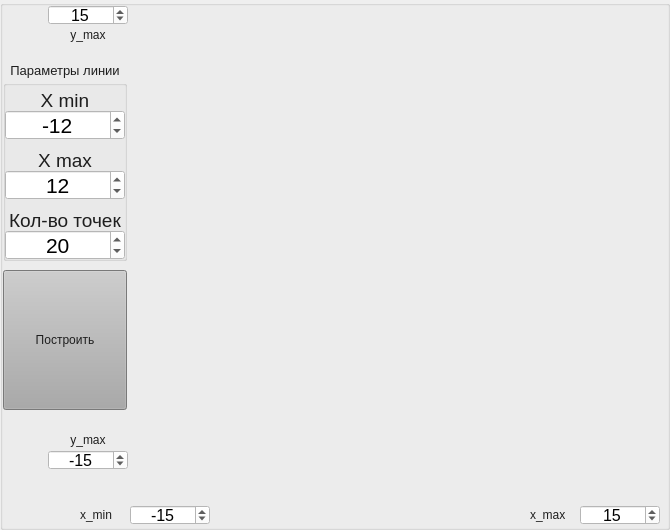
   <widget class="QGroupBox" name="gBox_graph">
    <property name="geometry">
     <rect>
      <x>0</x>
      <y>550</y>
      <width>670</width>
      <height>530</height>
     </rect>
    </property>
    <property name="title">
     <string/>
    </property>
    <widget class="QCustomPlot" name="widget" native="true">
     <property name="geometry">
      <rect>
       <x>130</x>
       <y>5</y>
       <width>535</width>
       <height>495</height>
      </rect>
     </property>
    </widget>
    <widget class="QSpinBox" name="spinBox_5">
     <property name="geometry">
      <rect>
       <x>130</x>
       <y>505</y>
       <width>80</width>
       <height>20</height>
      </rect>
     </property>
     <property name="font">
      <font>
       <family>Ubuntu</family>
       <pointsize>12</pointsize>
       <weight>50</weight>
       <italic>false</italic>
       <bold>false</bold>
      </font>
     </property>
     <property name="styleSheet">
      <string notr="true">font: 12pt &quot;Ubuntu&quot;;
background:rgb(255, 255, 255);</string>
     </property>
     <property name="alignment">
      <set>Qt::AlignCenter</set>
     </property>
     <property name="minimum">
      <number>-1000000</number>
     </property>
     <property name="maximum">
      <number>1000000</number>
     </property>
     <property name="value">
      <number>-15</number>
     </property>
    </widget>
    <widget class="QSpinBox" name="spinBox_6">
     <property name="geometry">
      <rect>
       <x>580</x>
       <y>505</y>
       <width>80</width>
       <height>20</height>
      </rect>
     </property>
     <property name="font">
      <font>
       <family>Ubuntu</family>
       <pointsize>12</pointsize>
       <weight>50</weight>
       <italic>false</italic>
       <bold>false</bold>
      </font>
     </property>
     <property name="styleSheet">
      <string notr="true">font: 12pt &quot;Ubuntu&quot;;
background:rgb(255, 255, 255);</string>
     </property>
     <property name="alignment">
      <set>Qt::AlignCenter</set>
     </property>
     <property name="minimum">
      <number>-1000000</number>
     </property>
     <property name="maximum">
      <number>1000000</number>
     </property>
     <property name="value">
      <number>15</number>
     </property>
    </widget>
    <widget class="QSpinBox" name="spinBox_7">
     <property name="geometry">
      <rect>
       <x>48</x>
       <y>450</y>
       <width>80</width>
       <height>20</height>
      </rect>
     </property>
     <property name="font">
      <font>
       <family>Ubuntu</family>
       <pointsize>12</pointsize>
       <weight>50</weight>
       <italic>false</italic>
       <bold>false</bold>
      </font>
     </property>
     <property name="styleSheet">
      <string notr="true">font: 12pt &quot;Ubuntu&quot;;
background:rgb(255, 255, 255);</string>
     </property>
     <property name="alignment">
      <set>Qt::AlignCenter</set>
     </property>
     <property name="minimum">
      <number>-1000000</number>
     </property>
     <property name="maximum">
      <number>1000000</number>
     </property>
     <property name="value">
      <number>-15</number>
     </property>
    </widget>
    <widget class="QSpinBox" name="spinBox_8">
     <property name="geometry">
      <rect>
       <x>48</x>
       <y>5</y>
       <width>80</width>
       <height>20</height>
      </rect>
     </property>
     <property name="font">
      <font>
       <family>Ubuntu</family>
       <pointsize>12</pointsize>
       <weight>50</weight>
       <italic>false</italic>
       <bold>false</bold>
      </font>
     </property>
     <property name="styleSheet">
      <string notr="true">font: 12pt &quot;Ubuntu&quot;;
background:rgb(255, 255, 255);</string>
     </property>
     <property name="alignment">
      <set>Qt::AlignCenter</set>
     </property>
     <property name="minimum">
      <number>-1000000</number>
     </property>
     <property name="maximum">
      <number>1000000</number>
     </property>
     <property name="value">
      <number>15</number>
     </property>
    </widget>
    <widget class="QGroupBox" name="groupBox_4">
     <property name="geometry">
      <rect>
       <x>3</x>
       <y>80</y>
       <width>124</width>
       <height>181</height>
      </rect>
     </property>
     <property name="title">
      <string/>
     </property>
     <widget class="QSpinBox" name="spinBox_9">
      <property name="geometry">
       <rect>
        <x>2</x>
        <y>30</y>
        <width>120</width>
        <height>30</height>
       </rect>
      </property>
      <property name="font">
       <font>
        <family>Ubuntu</family>
        <pointsize>16</pointsize>
        <weight>50</weight>
        <italic>false</italic>
        <bold>false</bold>
       </font>
      </property>
      <property name="styleSheet">
       <string notr="true">font: 16pt &quot;Ubuntu&quot;;
background:rgb(255, 255, 255);</string>
      </property>
      <property name="alignment">
       <set>Qt::AlignCenter</set>
      </property>
      <property name="minimum">
       <number>-1000000</number>
      </property>
      <property name="maximum">
       <number>1000000</number>
      </property>
      <property name="value">
       <number>-12</number>
      </property>
     </widget>
     <widget class="QSpinBox" name="spinBox_10">
      <property name="geometry">
       <rect>
        <x>2</x>
        <y>90</y>
        <width>120</width>
        <height>30</height>
       </rect>
      </property>
      <property name="font">
       <font>
        <family>Ubuntu</family>
        <pointsize>16</pointsize>
        <weight>50</weight>
        <italic>false</italic>
        <bold>false</bold>
       </font>
      </property>
      <property name="styleSheet">
       <string notr="true">font: 16pt &quot;Ubuntu&quot;;
background:rgb(255, 255, 255);</string>
      </property>
      <property name="alignment">
       <set>Qt::AlignCenter</set>
      </property>
      <property name="minimum">
       <number>-1000000</number>
      </property>
      <property name="maximum">
       <number>1000000</number>
      </property>
      <property name="value">
       <number>12</number>
      </property>
     </widget>
     <widget class="QSpinBox" name="spinBox_11">
      <property name="geometry">
       <rect>
        <x>2</x>
        <y>150</y>
        <width>120</width>
        <height>30</height>
       </rect>
      </property>
      <property name="font">
       <font>
        <family>Ubuntu</family>
        <pointsize>16</pointsize>
        <weight>50</weight>
        <italic>false</italic>
        <bold>false</bold>
       </font>
      </property>
      <property name="styleSheet">
       <string notr="true">font: 16pt &quot;Ubuntu&quot;;
background:rgb(255, 255, 255);</string>
      </property>
      <property name="alignment">
       <set>Qt::AlignCenter</set>
      </property>
      <property name="minimum">
       <number>0</number>
      </property>
      <property name="maximum">
       <number>1000</number>
      </property>
      <property name="singleStep">
       <number>10</number>
      </property>
      <property name="value">
       <number>20</number>
      </property>
     </widget>
     <widget class="QLabel" name="label_30">
      <property name="geometry">
       <rect>
        <x>4</x>
        <y>70</y>
        <width>116</width>
        <height>20</height>
       </rect>
      </property>
      <property name="font">
       <font>
        <family>Ubuntu</family>
        <pointsize>14</pointsize>
        <weight>50</weight>
        <italic>false</italic>
        <bold>false</bold>
       </font>
      </property>
      <property name="styleSheet">
       <string notr="true">font: 14pt &quot;Ubuntu&quot;;
color: rgb(30, 30, 30);</string>
      </property>
      <property name="text">
       <string>X max</string>
      </property>
      <property name="alignment">
       <set>Qt::AlignCenter</set>
      </property>
     </widget>
     <widget class="QLabel" name="label_31">
      <property name="geometry">
       <rect>
        <x>4</x>
        <y>130</y>
        <width>116</width>
        <height>20</height>
       </rect>
      </property>
      <property name="font">
       <font>
        <family>Ubuntu</family>
        <pointsize>14</pointsize>
        <weight>50</weight>
        <italic>false</italic>
        <bold>false</bold>
       </font>
      </property>
      <property name="styleSheet">
       <string notr="true">font: 14pt &quot;Ubuntu&quot;;
color: rgb(30, 30, 30);</string>
      </property>
      <property name="text">
       <string>Кол-во точек</string>
      </property>
      <property name="alignment">
       <set>Qt::AlignCenter</set>
      </property>
     </widget>
     <widget class="QLabel" name="label_28">
      <property name="geometry">
       <rect>
        <x>4</x>
        <y>10</y>
        <width>116</width>
        <height>20</height>
       </rect>
      </property>
      <property name="font">
       <font>
        <family>Ubuntu</family>
        <pointsize>14</pointsize>
        <weight>50</weight>
        <italic>false</italic>
        <bold>false</bold>
       </font>
      </property>
      <property name="styleSheet">
       <string notr="true">font: 14pt &quot;Ubuntu&quot;;
color: rgb(30, 30, 30);</string>
      </property>
      <property name="text">
       <string>X min</string>
      </property>
      <property name="alignment">
       <set>Qt::AlignCenter</set>
      </property>
     </widget>
    </widget>
    <widget class="QPushButton" name="pB_39">
     <property name="geometry">
      <rect>
       <x>3</x>
       <y>270</y>
       <width>124</width>
       <height>140</height>
      </rect>
     </property>
     <property name="sizePolicy">
      <sizepolicy hsizetype="Expanding" vsizetype="Expanding">
       <horstretch>0</horstretch>
       <verstretch>0</verstretch>
      </sizepolicy>
     </property>
     <property name="styleSheet">
      <string notr="true">font: 16pt &quot;Ubuntu&quot;;
background:rgb(170, 170, 170);
color:rgb(30, 30, 30);</string>
     </property>
     <property name="text">
      <string>Построить</string>
     </property>
    </widget>
    <widget class="QLabel" name="label_4">
     <property name="geometry">
      <rect>
       <x>530</x>
       <y>505</y>
       <width>50</width>
       <height>20</height>
      </rect>
     </property>
     <property name="styleSheet">
      <string notr="true">font: 12pt &quot;Ubuntu&quot;;
color: rgb(30, 30, 30);</string>
     </property>
     <property name="text">
      <string>x_max</string>
     </property>
    </widget>
    <widget class="QLabel" name="label_5">
     <property name="geometry">
      <rect>
       <x>80</x>
       <y>505</y>
       <width>50</width>
       <height>20</height>
      </rect>
     </property>
     <property name="styleSheet">
      <string notr="true">font: 12pt &quot;Ubuntu&quot;;
color: rgb(30, 30, 30);</string>
     </property>
     <property name="text">
      <string>x_min</string>
     </property>
    </widget>
    <widget class="QLabel" name="label_6">
     <property name="geometry">
      <rect>
       <x>48</x>
       <y>25</y>
       <width>80</width>
       <height>20</height>
      </rect>
     </property>
     <property name="styleSheet">
      <string notr="true">font: 12pt &quot;Ubuntu&quot;;
color: rgb(30, 30, 30);</string>
     </property>
     <property name="text">
      <string>y_max</string>
     </property>
     <property name="alignment">
      <set>Qt::AlignCenter</set>
     </property>
    </widget>
    <widget class="QLabel" name="label_29">
     <property name="geometry">
      <rect>
       <x>48</x>
       <y>430</y>
       <width>80</width>
       <height>20</height>
      </rect>
     </property>
     <property name="styleSheet">
      <string notr="true">font: 12pt &quot;Ubuntu&quot;;
color: rgb(30, 30, 30);</string>
     </property>
     <property name="text">
      <string>y_max</string>
     </property>
     <property name="alignment">
      <set>Qt::AlignCenter</set>
     </property>
    </widget>
    <widget class="QLabel" name="label_27">
     <property name="geometry">
      <rect>
       <x>2</x>
       <y>60</y>
       <width>126</width>
       <height>20</height>
      </rect>
     </property>
     <property name="font">
      <font>
       <family>Ubuntu</family>
       <pointsize>10</pointsize>
       <weight>50</weight>
       <italic>false</italic>
       <bold>false</bold>
      </font>
     </property>
     <property name="styleSheet">
      <string notr="true">font: 10pt &quot;Ubuntu&quot;;
color: rgb(30, 30, 30);</string>
     </property>
     <property name="lineWidth">
      <number>2</number>
     </property>
     <property name="text">
      <string>Параметры линии</string>
     </property>
     <property name="alignment">
      <set>Qt::AlignCenter</set>
     </property>
    </widget>
   </widget>
